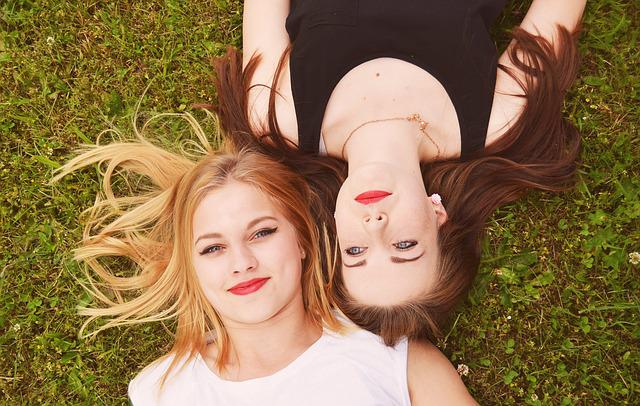
#> input picture 220503/pic/얼굴.jpg, 640 x 406 px
$ python face.py
#> lines starting #> are read from the running program, lines starting #| are printed output that depends on the picture; after the words box and inside, x2 and y2 are one past the last pixel; in counts of white or black regions, pixels touching at a corner belong together
import numpy
import cv2

# 얼굴, 눈을 찾기 위한 OpenCV 알고리즘이 적용된 파일 불러오기
face_cascade = cv2.CascadeClassifier(cv2.data.haarcascades + 'haarcascade_frontalface_default.xml')
eye_cascade = cv2.CascadeClassifier(cv2.data.haarcascades + 'haarcascade_eye.xml')

ff = numpy.fromfile(r'220503\pic\얼굴.jpg', numpy.uint8)
img = cv2.imdecode(ff, cv2.IMREAD_UNCHANGED)
#> img is the input picture: shape (406, 640, 3); mean B, G, R 76.6, 114.7, 142.8
img = cv2.resize(img, dsize=(0, 0), fx=1.0, fy=1.0, interpolation=cv2.INTER_LINEAR)

gray = cv2.cvtColor(img, cv2.COLOR_BGR2GRAY)
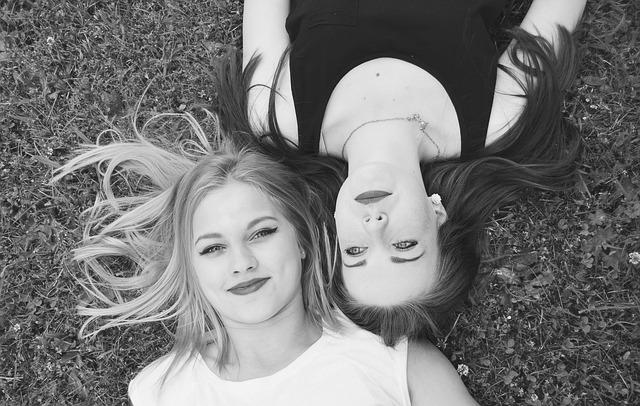
#> gray: shape (406, 640); min 4, max 254, mean 118.8

# 얼굴을 찾아 파란색 네모 표시
faces = face_cascade.detectMultiScale(gray, 1.2, 5)
#> faces = [[327, 147, 130, 130], [168, 186, 145, 145]]
for (x, y, w, h) in faces:
    cv2.rectangle(img, (x, y), (x + w, y + h), (255, 0, 0), 2)

    roi_gray = gray[y: y + h, x: x + w]
    roi_color = img[y: y + h, x: x + w]
    # 눈을 찾아 초록색 네모 표시
    eyes = eye_cascade.detectMultiScale(roi_gray)
    for(ex, ey, ew, eh) in eyes:
        cv2.rectangle(img, (ex, ey), (ex + ew, ey + eh), (0, 255, 0), 2)
#> this loop made 2 passes
#> (x, y, w, h, eyes) on passes 1 to 2: (327, 147, 130, 130, [[54, 78, 46, 46]]), (168, 186, 145, 145, [[30, 49, 28, 28], [72, 24, 45, 45]])
#> pass 1, `roi_gray = gray[y: y + h, x: x + w]`:
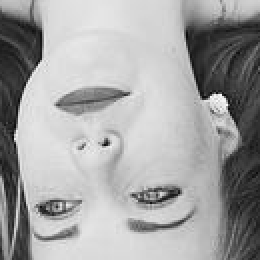
#> roi_gray: shape (130, 130) (shown 2 times larger); min 9, max 250, mean 162.7
#> pass 1, `roi_color = img[y: y + h, x: x + w]`:
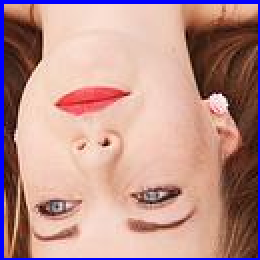
#> roi_color: shape (130, 130, 3) (shown 2 times larger); mean B, G, R 141.4, 146, 187.6
#> pass 2, `roi_gray = gray[y: y + h, x: x + w]`:
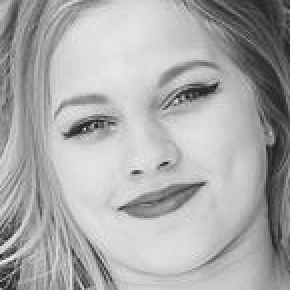
#> roi_gray: shape (145, 145) (shown 2 times larger); min 24, max 238, mean 170.1
#> pass 2, `roi_color = img[y: y + h, x: x + w]`:
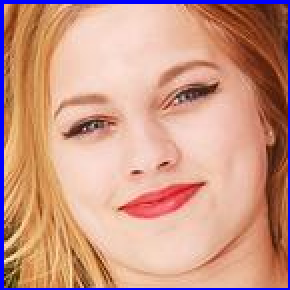
#> roi_color: shape (145, 145, 3) (shown 2 times larger); mean B, G, R 134.4, 152.1, 203.8
#> after the loop:
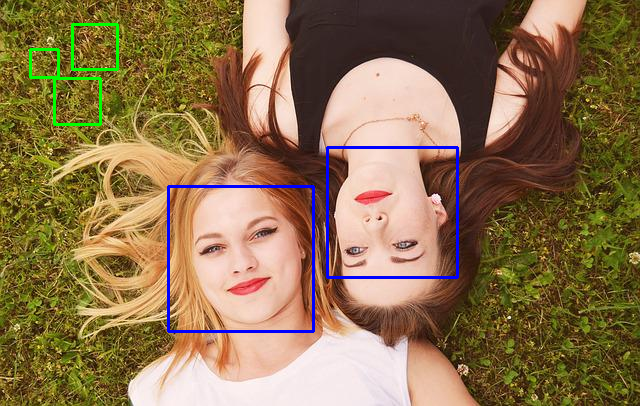
#> img: shape (406, 640, 3); 1.81% of pixels changed, all inside (x1, y1, x2, y2) = (29, 23, 459, 333)

cv2.imshow('face find', img)
cv2.waitKey(0)
cv2.destroyAllWindows()
